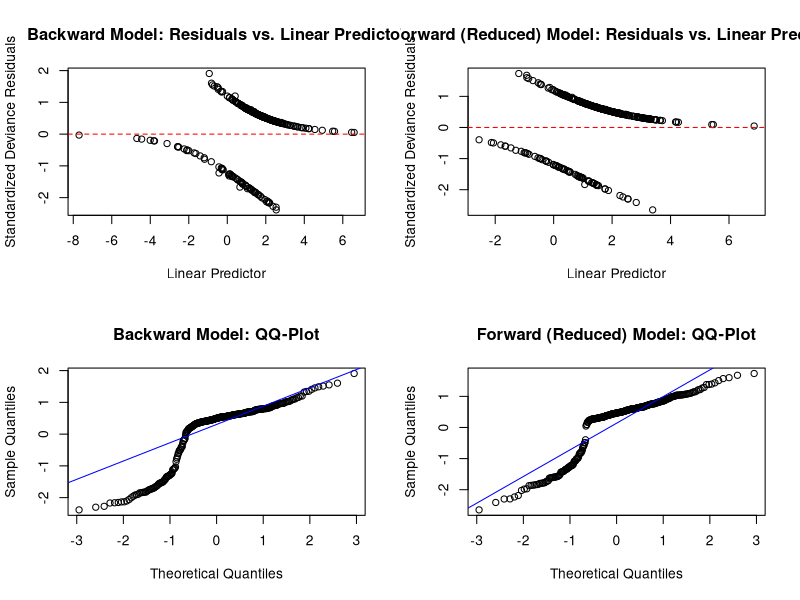

This figure's R source:
library(readxl)
library(tidyverse)
library(car)
library(ggplot2)
library(dplyr)
library(tidyr)
library(knitr)
data <- read_excel("Data/carotene.xlsx")
summary(data)


# 3(a). -----------------------------------------------------------------------
# Task:
# Fit a multiple logistic model using all 11 x-variables, including calories, 
# and calculate the VIF-values. Did the change of model from a linear regression
# in Project 1.3(c) to a logistic regression, affect the VIF? Why not? In all 
# further analyses, exclude the variable with the multicollinearity issues.

# From Project_1
# ---------------------------------------------------------------------------------------------------
# Turn the categorical variables into factor variables and pick suitable reference categories for them

data <- data %>%
  mutate(smokstat = factor(smokstat,
                           levels = c(1, 2, 3),
                           labels = c("Never", "Former", "Current")))

data <- data %>%
  mutate(sex = factor(sex,
                      levels = c(1, 2),
                      labels = c("Male", "Female")))
# Set baseline
data$sex <- relevel(data$sex, ref = "Female")

data <- data %>%
  mutate(vituse = factor(vituse,
                         levels = c(1, 2, 3),
                         labels = c("Often", "Rarely", "Never")))

# Set baseline
data$vituse <- relevel(data$vituse, ref = "Never")

# Linear model with all variables
Full_Linear_Model <- lm(log(betaplasma) ~ bmi + age + calories + 
                          fat + cholesterol + fiber + alcohol + betadiet + 
                          smokstat + sex + vituse, data = data)

# ------------------------------------------------------------------------------
# From Project 2 Part 1. 
data |> mutate(
  lowplasma_01 = as.numeric(betaplasma < 225.5),
  lowplasma_hl = factor(lowplasma_01,
                        levels = c(0, 1),
                        labels = c("high", "low"))) -> data  
# The full logistic model - ALL available variables! 
Full_Logistic_Model <- glm(lowplasma_01 ~ bmi + age + calories + 
                               fat + cholesterol + fiber + alcohol + betadiet + 
                               smokstat + sex + vituse, family = "binomial", data = data)

#VIF-tests- compare linear and logistic models! 
vif(Full_Linear_Model)
vif(Full_Logistic_Model) 
  # Compared with the values from Project 1 - they have changed slightly, with a 
  # variation of the third decimal. They still showcase the same pattern, i.e. 
  # the same problematic (multicollinearity) variables - calories (worst) and fat. 


# Henceforth we remove the most problematic variable (calories) from the model! 
# And include all pair-wise interaction terms - for 10 variables that is (10 2) = 45 
# interaction variables, and a total (with main) 45 + 10 = 55 variables in the model. 
# We can simplify this by squaring the variables, OBS! Actually there is more  
# because we have categorical variables (from the model data we can see it's 
# actually 77)! 

Logistic_Model <- glm(lowplasma_01 ~ (bmi + age + fat + cholesterol + fiber + 
                      alcohol + betadiet + smokstat + sex + vituse)^2,
                      family = "binomial", data = data)


# Task: 
# Perform one Backwards elimination, starting with the full model, and one 
# Forward selection, starting with the null model. Both versions should have the
# null model as lower scope and the full model as upper scope, and use BIC as 
# selection criterion.

Null_Model <- glm(lowplasma_01 ~ 1, family = "binomial", data = data)

#Backward Elimination, starts from the full model 
Backwards_Elimination_Model <- step(Logistic_Model,
     direction = "backward",
     scope = list(lower = formula(Null_Model),
                  upper = formula(Logistic_Model)),
     k = log(nobs(Null_Model)))

#Forward Selection, start from the null model 
Forward_Selection_Model <- step(Null_Model,
     direction = "forward",
     scope = list(lower = formula(Null_Model),
                  upper = formula(Logistic_Model)),
     k = log(nobs(Null_Model)))


# Task: 
# Then, use each of the resulting models as starting model in a Stepwise 
# regression, again with null and full models as scope, and BIC as criterion

Stepwise_From_Backward <- step(Backwards_Elimination_Model,
                               direction = "both",
                               scope = list(lower = formula(Null_Model),
                                            upper = formula(Logistic_Model)),
                               k = log(nobs(Backwards_Elimination_Model)))

Stepwise_From_Forward <- step(Forward_Selection_Model,
                              direction = "both",
                              scope = list(lower = formula(Null_Model),
                                           upper = formula(Logistic_Model)),
                              k = log(nobs(Forward_Selection_Model)))


# Task: 
# If any of the resulting Stepwise models contain categorical variables, 
# determine, using a suitable test, if you can reduce the number of categories 
# from three to two in any of those variables

Stepwise_From_Backward$coefficients
Stepwise_From_Forward$coefficients

# We notice -> that the Stepwise_From_Forward model - has two categorical variables, 
# vituseOften and vituseRarely. But that is the only two. So we check if we can 
# reduce further by combing the two factors into one! 
#  ---> Likelihood ratio test! 

# First we want to create a new, two-category vituse - where Rarely and Often 
# has collapsed to "Used" (for having used vitamins), we don't mess with the 
# original data so I create a new.. 
new_data <- data

# Transform three levels to two, but assigning vituse category "Never" into "Never" 
# and if the category is not "Never" it's assigned into "Used". 
new_data$vituse_reduced <- ifelse(new_data$vituse == "Never", "Never", "Used")
new_data$vituse_reduced <- factor(new_data$vituse_reduced)
# See that a new 2-factor variable (vituse_reduced) has indeed been created in
# the list of variables! 
glimpse(new_data)

#Thus we create a new model, based on this two-factor collapsed version (reduced):
Stepwise_From_Forward_Reduced <- glm(lowplasma_01 ~ betadiet + bmi + vituse_reduced 
                                     + age + betadiet*bmi, family = "binomial", 
                                     data = new_data)
Stepwise_From_Forward_Reduced$coefficients

#Save variables
sum_1 <- summary(Stepwise_From_Forward)
sum_2 <- summary(Stepwise_From_Forward_Reduced)
deviance_1 <- sum_1$deviance
deviance_2 <- sum_2$deviance
df_1 <- sum_1$df.residual
df_2 <- sum_2$df.residual

#Calculate differences
D_diff <- deviance_2 - deviance_1
df_diff <- df_2 - df_1
chi2_alpha <- qchisq(p = 1 - 0.05, df = df_diff)
Pvalue <- pchisq(q = D_diff, df = df_diff, lower.tail = FALSE)

#I create a table and remove the vertical title using rownames, just to clean it up! 
table_1e <- cbind(D_diff, df_diff, chi2_alpha, Pvalue)
rownames(table_1e) <- c(" ")
table_1e

# Task: 
# Report the name of the test, the null hypothesis, the value of the test statistic,
# its distribution when H0 is true, the P-value and the conclusion.

# 1. Name of test: Partial likelihood ratio test 
# 2. Null Hypothesis, H_0: Beta_often = Beta_Rarely. In words, that the model with 
#    one dummy variable Beta_Used is enough. 
# 3. The value of the test statistic is D = 0.34999 ~ 0.35
# 4. The distribution is Chi-squared
# 5. The P-value is P = 0.55411 ~ 0.55
# 6. The conclusion is to not reject H_0 since Pvalue > 0.05. I.e. we cannot conclude
#    that the full model is significantly better than the reduced. 

#Task:
# Present a table, Table.3(b), with the estimated β-parameters in each of the 
# different models (you will end up with at least one and at most six different models). 
# Use one row for each variable that is present in at least one of the models, 
# and one column of estimates for each of the models.

# Models
# ----------------
Full_Logistic_Model #All variables, including calories
Logistic_Model #All variables, excluding calories, but including all interaction terms
Null_Model #No variables 
Stepwise_From_Backward #Backwards elimination from the full model 
Stepwise_From_Forward # Forward selection from the null model
Stepwise_From_Forward_Reduced # Forward selection from the null model without the 


# Hint: 
# You can create one dataframe for each model and then join them into one dataframe:
df1 <- data.frame(variable = names(Full_Logistic_Model$coefficients),
                    b_model1 = Full_Logistic_Model$coefficients, row.names = NULL)
df2 <- data.frame(variable = names(Logistic_Model$coefficients),
                  b_model2 = Logistic_Model$coefficients, row.names = NULL)
df3 <- data.frame(variable = names(Null_Model$coefficients),
                  b_model3 = Null_Model$coefficients, row.names = NULL)
df4 <- data.frame(variable = names(Stepwise_From_Backward$coefficients),
                  b_model4 = Stepwise_From_Backward$coefficients, row.names = NULL)
df5 <- data.frame(variable = names(Stepwise_From_Forward$coefficients),
                  b_model5 = Stepwise_From_Forward$coefficients, row.names = NULL)
df6 <- data.frame(variable = names(Stepwise_From_Forward_Reduced$coefficients),
                  b_model6 = Stepwise_From_Forward_Reduced$coefficients, row.names = NULL)
All_Models <- full_join(df1, df2) |> full_join(df3) |> full_join(df4) |> full_join(df5) |> full_join(df6)

#Writes a table:
table_3b <- kable(All_Models, caption = "Table 3(b): Estimated β-parameters in each of the six models")
table_3b
#Exported to excel:
#write.csv(All_Models, "Table_3b.csv", row.names = FALSE)


#---------------------- TO-DO: --------------------------------------
# Task:
# Comment on any interesting differences between the models.
# -------------------------------------------------------------------



# 3(c). ------------------------------------------------------------------------
# Calculate McFadden’s adjusted pseudo R2, AIC and BIC for all models from Table.3(b), 
# and indicate which model is best, according to each of these criteria.

aic <- AIC(Full_Logistic_Model, Logistic_Model, Null_Model, Stepwise_From_Backward, 
           Stepwise_From_Forward, Stepwise_From_Forward_Reduced)
bic <- BIC(Full_Logistic_Model, Logistic_Model, Null_Model, Stepwise_From_Backward, 
           Stepwise_From_Forward, Stepwise_From_Forward_Reduced)

#Create dataframe for the AIC- and BIC
collect.AICetc <- data.frame(aic, bic)

#Remove unnecessary df.1 column
collect.AICetc |> mutate(df.1 = NULL) -> collect.AICetc

#Calculate Psuedo R
collect.AICetc |> mutate(
  loglik =  c(logLik(Full_Logistic_Model)[1],
              logLik(Logistic_Model)[1],
              logLik(Null_Model)[1],
              logLik(Stepwise_From_Backward)[1],
              logLik(Stepwise_From_Forward)[1],
              logLik(Stepwise_From_Forward_Reduced)[1])) -> collect.AICetc

#Calculate McFadden's adjusted psuedo R2
    
    #Save loglikelihood for null model:
    lnL0 <- logLik(Null_Model)[1]
    
collect.AICetc |> mutate(
  R2McF = 1 - loglik/lnL0,
  R2McF.adj = 1 - (loglik - (df - 1)/2)/lnL0) -> collect.AICetc

#Show result
collect.AICetc

# ------------------------------------------------------------------
#TODO: INDICATE WHICH IS THE BEST MODEL BASED ON THE RESULT ^^^^^
# ------------------------------------------------------------------





# 3(d). ------------------------------------------------------------------------
# Calculate the standardized deviance residuals for the model with the best AIC 
# and the model with the best BIC, from 3(c). 



# Model with the best (lowest) AIC: Stepwise_From_Backward (AIC = 298.1199)
# Model with the best (lowest) BIC: Stepwise_From_Forward_Reduced (BIC = 322-5014)

# Standardized residuals for respective model 
res_Stepwise_From_Backward <- rstandard(Stepwise_From_Backward, type = "deviance")
res_Stepwise_From_Forward_Reduced <- rstandard(Stepwise_From_Forward_Reduced, type = "deviance")

lp_Stepwise_From_Backward <- predict(Stepwise_From_Backward, type = "link")
lp_Stepwise_From_Forward_Reduced <- predict(Stepwise_From_Forward_Reduced, type = "link")


# Task:
# Plot the standardised deviance residuals, with suitable reference lines, 
# against the linear predictors for each of the two models. Also make QQ-plots 
# for the residuals. Discuss which of the models has the best behaved residuals.

# Plot 1: Residuals vs. Linear Predictor
par(mfrow = c(2, 2))  # 2x2 plot layout

plot(lp_Stepwise_From_Backward, res_Stepwise_From_Backward,
     main = "Backward Model: Residuals vs. Linear Predictor",
     xlab = "Linear Predictor", ylab = "Standardized Deviance Residuals")
abline(h = 0, col = "red", lty = 2)

plot(lp_Stepwise_From_Forward_Reduced, res_Stepwise_From_Forward_Reduced,
     main = "Forward (Reduced) Model: Residuals vs. Linear Predictor",
     xlab = "Linear Predictor", ylab = "Standardized Deviance Residuals")
abline(h = 0, col = "red", lty = 2)

# Plot 2: QQ-plots
qqnorm(res_Stepwise_From_Backward, main = "Backward Model: QQ-Plot")
qqline(res_Stepwise_From_Backward, col = "blue")

qqnorm(res_Stepwise_From_Forward_Reduced, main = "Forward (Reduced) Model: QQ-Plot")
qqline(res_Stepwise_From_Forward_Reduced, col = "blue")












